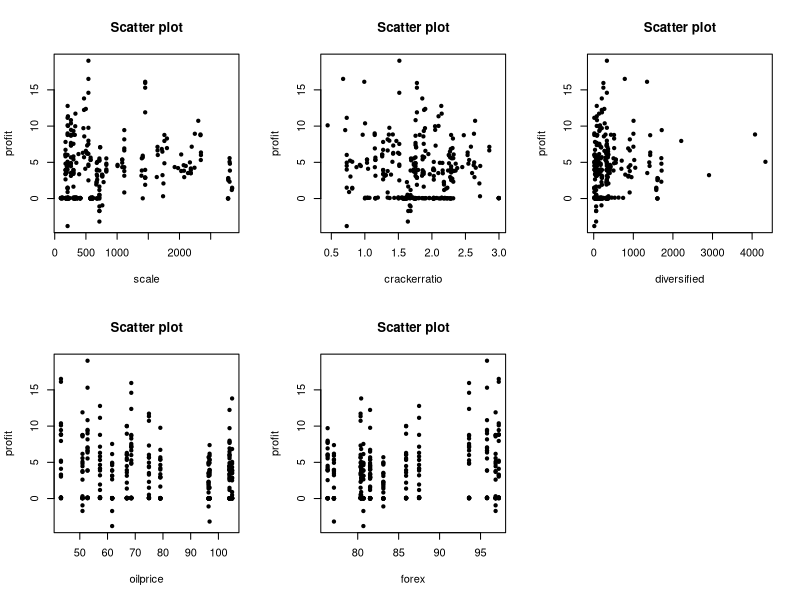

Reproduce this figure in R.
# 워킹디렉토리 설정
setwd("~/Desktop/data")

# 패키지 로드
install.packages("plm")
library(plm)

# 데이터 로드
rm(list=ls())
refinery.df <- read.csv("refinery_data (2005-2018).csv", encoding = "UTF-8")
names(refinery.df) <- c("year", "company", "scale", "crackerratio", "diversified", "profit", "oilprice", "forex")
head(refinery.df, 10)

# 설비규모별 클러스터링
scalelevel <- NA
tmp <- cbind(refinery.df, scalelevel)

tmp$scalelevel[is.na(tmp$scalelevel)] <- "Mid"
tmp$scalelevel[tmp$company == "Motor Oil Hellas"
              | tmp$company == "IRPC"
              | tmp$company == "Grupa Lotos SA"
              | tmp$company == "Delek Refining Ltd."
              | tmp$company == "Thai Oil Company Ltd."
              | tmp$company == "Petron"
              | tmp$company == "Saras Raffinerie Sarde"
              ] <- "Low"
tmp$scalelevel[tmp$company == "SK Corporation"
              | tmp$company == "Reliance Industries"
              | tmp$company == "JX Nippon Oil and Energy"
              | tmp$company == "Marathon Petroleum"
              | tmp$company == "Valero"
              | tmp$company == "Phillips 66 Co."
              ] <- "High"

tmp$scalelevel <- as.factor(tmp$scalelevel)
refinery.df <- tmp

# 클러스별 데이터프레임 생성
scalelevel_low.df <- subset(refinery.df, scalelevel == "Low")
scalelevel_mid.df <- subset(refinery.df, scalelevel == "Mid")
scalelevel_high.df <- subset(refinery.df, scalelevel == "High")

# 회귀분석 & 독립변수 유의성 검증
########################### Total ###########################
model_total <- plm(profit ~ scale + crackerratio + diversified + oilprice + forex, index=c("company", "year"), data=refinery.df, model="within")
summary(model_total)

########################### Low ###########################
model_low <- plm(profit ~ scale + crackerratio + diversified + oilprice + forex, index=c("company", "year"), data=scalelevel_low.df, model="within")
summary(model_low)

########################### Mid ###########################
model_mid <- plm(profit ~ scale + crackerratio + diversified + oilprice + forex, index=c("company", "year"), data=scalelevel_mid.df, model="within")
summary(model_mid)

########################### High ###########################
model_high <- plm(profit ~ scale + crackerratio + diversified + oilprice + forex, index=c("company", "year"), data=scalelevel_high.df, model="within")
summary(model_high)

# 산점도
par(mfrow=c(2,3))
plot(profit ~ scale + crackerratio + diversified + oilprice + forex, data=refinery.df, main="Scatter plot", pch=20)
